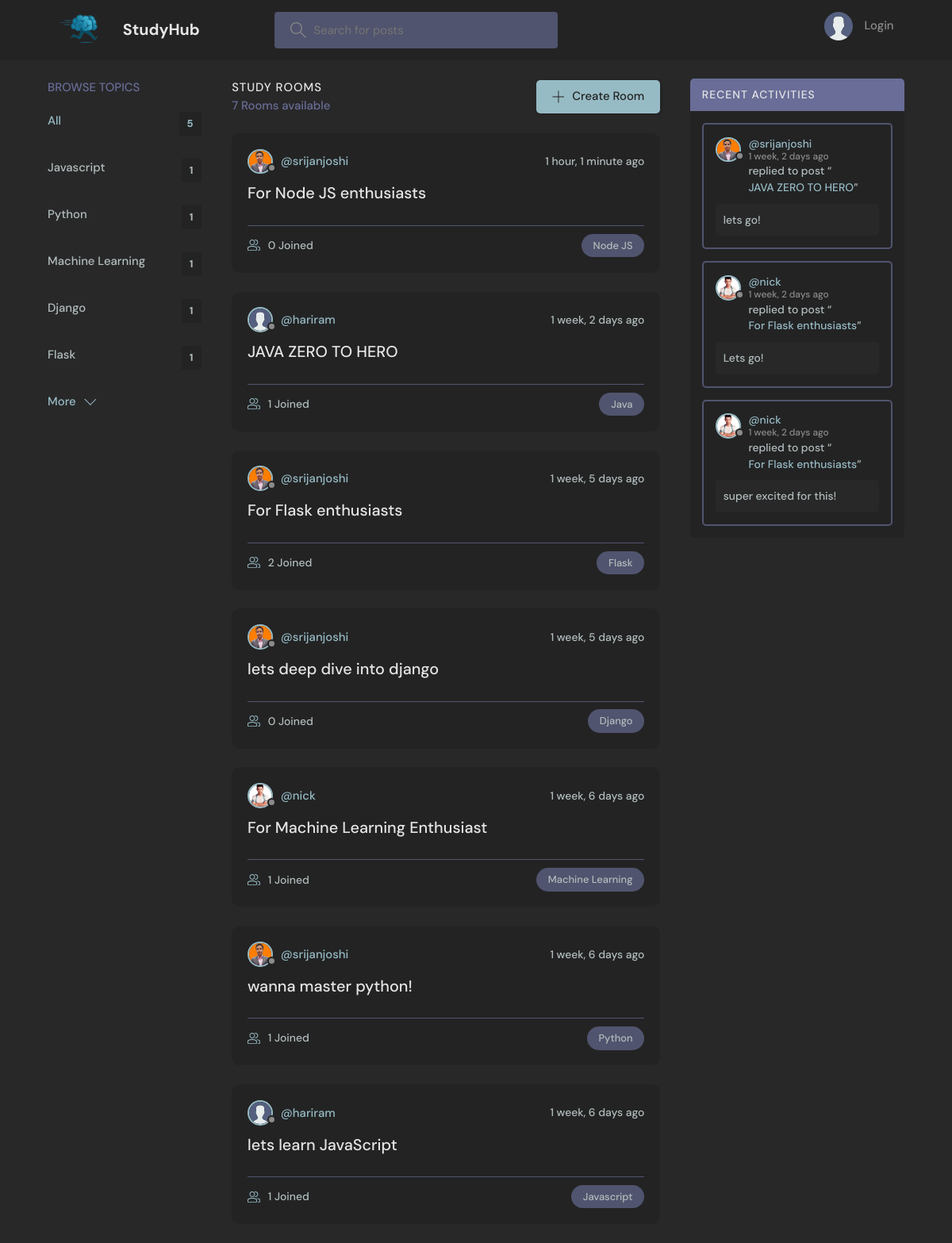
The page / on the database its author committed.
### base/models.py (models this page shows, shortened)
class Topic(models.Model):
    name = models.CharField(max_length=200)

class Room(models.Model):
    host = models.ForeignKey(User, on_delete=models.SET_NULL, null=True)
    topic = models.ForeignKey(Topic, on_delete=models.SET_NULL, null=True)
    name = models.CharField(max_length=200)
    description = models.TextField(null=True, blank=True)
    participants = models.ManyToManyField(
        User, related_name='participants', blank=True)
    updated = models.DateTimeField(auto_now=True)
    created = models.DateTimeField(auto_now_add=True)
    class Meta:
        ordering = ['-updated', '-created']
    def __str__(self):
        return self.name

class User(AbstractUser):
    name = models.CharField(max_length=200, null=True)
    email = models.EmailField(unique=True, null=True)
    bio = models.TextField(null=True)
    avatar = models.ImageField(null=True, default="avatar.svg")
    USERNAME_FIELD = 'email'
    REQUIRED_FIELDS = []

class Message(models.Model):
    user = models.ForeignKey(User, on_delete=models.CASCADE)
    room = models.ForeignKey(Room, on_delete=models.CASCADE)
    body = models.TextField()
    updated = models.DateTimeField(auto_now=True)
    created = models.DateTimeField(auto_now_add=True)
    class Meta:
        ordering = ['-updated', '-created']

### base/views.py (the view)
# urls.py: path('', views.home, name="home"),
def home(request):
    q = request.GET.get('q') if request.GET.get('q') != None else ''
    rooms = Room.objects.filter(
        Q(topic__name__icontains=q) |
        Q(name__icontains=q) |
        Q(description__icontains=q)
    )
    topics = Topic.objects.all()[0:5]
    room_count = rooms.count()
    room_messages = Message.objects.filter(
        Q(room__topic__name__icontains=q))[0:3]
    context = {'rooms': rooms, 'topics': topics,
               'room_count': room_count, 'room_messages': room_messages}
    return render(request, 'base/home.html', context)

### base/templates/base/home.html (shortened to what this page needs)
{% extends 'main.html' %}
{% block content %}
<main class="layout layout--3">
  <div class="container">
    {% include 'base/topics_component.html' %}
    <div class="roomList">
      <div class="roomList__header">
        <div>
          <h2>Study Rooms</h2>
          <p>{{room_count}} Rooms available</p>
        </div>
        <a class="btn btn--main" href="{% url 'create-room' %}">
          <svg version="1.1" xmlns="http://www.w3.org/2000/svg" width="32" height="32" viewBox="0 0 32 32">
            <title>add</title>
            <path
              d="M16.943 0.943h-1.885v14.115h-14.115v1.885h14.115v14.115h1.885v-14.115h14.115v-1.885h-14.115v-14.115z">
            </path>
          </svg>
          Create Room
        </a>
      </div>
      {% include 'base/feed_component.html' %}
    </div>
    {% include 'base/activity_component.html' %}
  </div>
</main>
{% endblock %}

### base/templates/base/topics_component.html
<div class="topics">
    <div class="topics__header">
        <h2>Browse Topics</h2>
    </div>
    <ul class="topics__list">
        <li>
            <a href="{% url 'home' %}" class="active">All <span>{{topics.count}}</span></a>
        </li>
        {% for topic in topics %}
        <li>
            <a href="{% url 'home' %}?q={{topic.name}}">{{topic.name}}<span>{{topic.room_set.all.count}}</span></a>
        </li>
        {% endfor %}
    </ul>
    <a class="btn btn--link" href="{% url 'topics' %}">
        More
        <svg version="1.1" xmlns="http://www.w3.org/2000/svg" width="32" height="32" viewBox="0 0 32 32">
            <title>chevron-down</title>
            <path d="M16 21l-13-13h-3l16 16 16-16h-3l-13 13z"></path>
        </svg>
    </a>
</div>

### base/templates/base/feed_component.html (shortened to what this page needs)
{% for room in rooms %}
<div class="roomListRoom">
    <div class="roomListRoom__header">
        <a href="{% url 'user-profile' room.host.id %}" class="roomListRoom__author">
            <div class="avatar avatar--small">
                <img src="{{room.host.avatar.url}}" />
            </div>
            <span>@{{room.host.username}}</span>
        </a>
        <div class="roomListRoom__actions">
            <span>{{room.created|timesince}} ago</span>
        </div>
    </div>
    <div class="roomListRoom__content">
        <a href="{% url 'room' room.id %}">{{room.name}}</a>
    </div>
    <div class="roomListRoom__meta">
        <a href="{% url 'room' room.id %}" class="roomListRoom__joined">
            {{room.participants.all.count}} Joined
        </a>
        <p class="roomListRoom__topic">{{room.topic.name}}</p>
    </div>
</div>
{% endfor %}

### base/templates/base/activity_component.html (shortened to what this page needs)
<div class="activities">
    <div class="activities__header">
        <h2>Recent Activities</h2>
    </div>
    {% for message in room_messages %}
    <div class="activities__box">
        <div class="activities__boxHeader roomListRoom__header">
            <a href="{% url 'user-profile' message.user.id %}" class="roomListRoom__author">
                <div class="avatar avatar--small">
                    <img src="{{message.user.avatar.url}}" />
                </div>
                <p>
                    @{{message.user.username}}
                    <span>{{message.created|timesince}} ago</span>
                </p>
            </a>
        </div>
        <div class="activities__boxContent">
            <p>replied to post “<a href="{% url 'room' message.room.id %}">{{message.room}}</a>”</p>
            <div class="activities__boxRoomContent">{{message.body}}</div>
        </div>
    </div>
    {% endfor %}
</div>

### rows shown on the page
Topic: name "Javascript", room_set.all.count "1"
Topic: name "Python", room_set.all.count "1"
Topic: name "Machine Learning", room_set.all.count "1"
Topic: name "Django", room_set.all.count "1"
Topic: name "Flask", room_set.all.count "1"
Room: host.avatar (picture), host.username "srijanjoshi", created "1 hour, 1 minute", name "For Node JS enthusiasts", participants.all.count "0", topic.name "Node JS"
Room: host.avatar (placeholder picture), host.username "hariram", created "1 week, 2 days", name "JAVA ZERO TO HERO", participants.all.count "1", topic.name "Java"
Room: host.avatar (picture), host.username "srijanjoshi", created "1 week, 5 days", name "For Flask enthusiasts", participants.all.count "2", topic.name "Flask"
Room: host.avatar (picture), host.username "srijanjoshi", created "1 week, 5 days", name "lets deep dive into django", participants.all.count "0", topic.name "Django"
Room: host.avatar (picture), host.username "nick", created "1 week, 6 days", name "For Machine Learning Enthusiast", participants.all.count "1", topic.name "Machine Learning"
Room: host.avatar (picture), host.username "srijanjoshi", created "1 week, 6 days", name "wanna master python!", participants.all.count "1", topic.name "Python"
Room: host.avatar (placeholder picture), host.username "hariram", created "1 week, 6 days", name "lets learn JavaScript", participants.all.count "1", topic.name "Javascript"
Message: user.avatar (picture), user.username "srijanjoshi", created "1 week, 2 days", room "JAVA ZERO TO HERO", body "lets go!"
Message: user.avatar (picture), user.username "nick", created "1 week, 2 days", room "For Flask enthusiasts", body "Lets go!"
Message: user.avatar (picture), user.username "nick", created "1 week, 2 days", room "For Flask enthusiasts", body "super excited for this!"

### other values the page prints
{{ topics.count }} "5"
{{ room_count }} "7"
